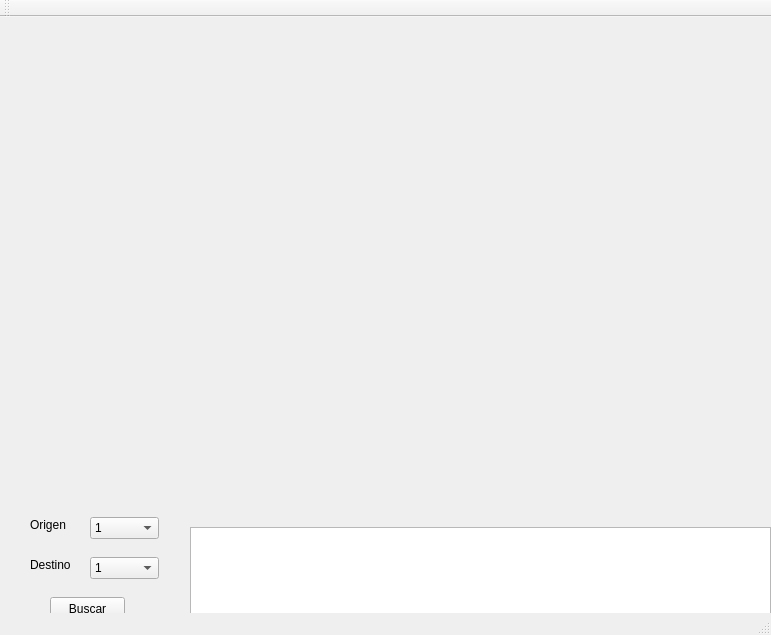
<?xml version="1.0" encoding="UTF-8"?>
<ui version="4.0">
 <class>Colectivos</class>
 <widget class="QMainWindow" name="Colectivos">
  <property name="enabled">
   <bool>true</bool>
  </property>
  <property name="geometry">
   <rect>
    <x>0</x>
    <y>0</y>
    <width>771</width>
    <height>635</height>
   </rect>
  </property>
  <property name="acceptDrops">
   <bool>false</bool>
  </property>
  <property name="windowTitle">
   <string>ComoLlego</string>
  </property>
  <property name="windowIcon">
   <iconset resource="mapa.qrc">
    <normaloff>:/52258550-icono-de-autob-s-bot-n-redondo-de-color-negro-brillante.jpg</normaloff>:/52258550-icono-de-autob-s-bot-n-redondo-de-color-negro-brillante.jpg</iconset>
  </property>
  <widget class="QWidget" name="centralWidget">
   <property name="enabled">
    <bool>true</bool>
   </property>
   <widget class="QLabel" name="label">
    <property name="geometry">
     <rect>
      <x>10</x>
      <y>10</y>
      <width>771</width>
      <height>491</height>
     </rect>
    </property>
    <property name="text">
     <string/>
    </property>
    <property name="pixmap">
     <pixmap resource="mapa.qrc">:/mapa.bmp</pixmap>
    </property>
    <property name="scaledContents">
     <bool>true</bool>
    </property>
   </widget>
   <widget class="QComboBox" name="PuntoInicial">
    <property name="geometry">
     <rect>
      <x>90</x>
      <y>500</y>
      <width>69</width>
      <height>22</height>
     </rect>
    </property>
    <item>
     <property name="text">
      <string>1</string>
     </property>
    </item>
    <item>
     <property name="text">
      <string>2</string>
     </property>
    </item>
    <item>
     <property name="text">
      <string>3</string>
     </property>
    </item>
    <item>
     <property name="text">
      <string>4</string>
     </property>
    </item>
    <item>
     <property name="text">
      <string>5</string>
     </property>
    </item>
    <item>
     <property name="text">
      <string>6</string>
     </property>
    </item>
    <item>
     <property name="text">
      <string>7</string>
     </property>
    </item>
    <item>
     <property name="text">
      <string>8</string>
     </property>
    </item>
    <item>
     <property name="text">
      <string>9</string>
     </property>
    </item>
    <item>
     <property name="text">
      <string>10</string>
     </property>
    </item>
    <item>
     <property name="text">
      <string>11</string>
     </property>
    </item>
    <item>
     <property name="text">
      <string>12</string>
     </property>
    </item>
    <item>
     <property name="text">
      <string>13</string>
     </property>
    </item>
    <item>
     <property name="text">
      <string>14</string>
     </property>
    </item>
    <item>
     <property name="text">
      <string>15</string>
     </property>
    </item>
    <item>
     <property name="text">
      <string>16</string>
     </property>
    </item>
    <item>
     <property name="text">
      <string>17</string>
     </property>
    </item>
    <item>
     <property name="text">
      <string>18</string>
     </property>
    </item>
    <item>
     <property name="text">
      <string>19</string>
     </property>
    </item>
    <item>
     <property name="text">
      <string>20</string>
     </property>
    </item>
    <item>
     <property name="text">
      <string>21</string>
     </property>
    </item>
    <item>
     <property name="text">
      <string>22</string>
     </property>
    </item>
    <item>
     <property name="text">
      <string>23</string>
     </property>
    </item>
    <item>
     <property name="text">
      <string>24</string>
     </property>
    </item>
    <item>
     <property name="text">
      <string>25</string>
     </property>
    </item>
    <item>
     <property name="text">
      <string>26</string>
     </property>
    </item>
    <item>
     <property name="text">
      <string>27</string>
     </property>
    </item>
    <item>
     <property name="text">
      <string>28</string>
     </property>
    </item>
    <item>
     <property name="text">
      <string>29</string>
     </property>
    </item>
    <item>
     <property name="text">
      <string>30</string>
     </property>
    </item>
    <item>
     <property name="text">
      <string>31</string>
     </property>
    </item>
   </widget>
   <widget class="QLabel" name="label_2">
    <property name="geometry">
     <rect>
      <x>30</x>
      <y>500</y>
      <width>51</width>
      <height>16</height>
     </rect>
    </property>
    <property name="text">
     <string>Origen</string>
    </property>
   </widget>
   <widget class="QLabel" name="label_3">
    <property name="geometry">
     <rect>
      <x>30</x>
      <y>540</y>
      <width>51</width>
      <height>16</height>
     </rect>
    </property>
    <property name="text">
     <string>Destino</string>
    </property>
   </widget>
   <widget class="QComboBox" name="PuntoFinal">
    <property name="geometry">
     <rect>
      <x>90</x>
      <y>540</y>
      <width>69</width>
      <height>22</height>
     </rect>
    </property>
    <item>
     <property name="text">
      <string>1</string>
     </property>
    </item>
    <item>
     <property name="text">
      <string>2</string>
     </property>
    </item>
    <item>
     <property name="text">
      <string>3</string>
     </property>
    </item>
    <item>
     <property name="text">
      <string>4</string>
     </property>
    </item>
    <item>
     <property name="text">
      <string>5</string>
     </property>
    </item>
    <item>
     <property name="text">
      <string>6</string>
     </property>
    </item>
    <item>
     <property name="text">
      <string>7</string>
     </property>
    </item>
    <item>
     <property name="text">
      <string>8</string>
     </property>
    </item>
    <item>
     <property name="text">
      <string>9</string>
     </property>
    </item>
    <item>
     <property name="text">
      <string>10</string>
     </property>
    </item>
    <item>
     <property name="text">
      <string>11</string>
     </property>
    </item>
    <item>
     <property name="text">
      <string>12</string>
     </property>
    </item>
    <item>
     <property name="text">
      <string>13</string>
     </property>
    </item>
    <item>
     <property name="text">
      <string>14</string>
     </property>
    </item>
    <item>
     <property name="text">
      <string>15</string>
     </property>
    </item>
    <item>
     <property name="text">
      <string>16</string>
     </property>
    </item>
    <item>
     <property name="text">
      <string>17</string>
     </property>
    </item>
    <item>
     <property name="text">
      <string>18</string>
     </property>
    </item>
    <item>
     <property name="text">
      <string>19</string>
     </property>
    </item>
    <item>
     <property name="text">
      <string>20</string>
     </property>
    </item>
    <item>
     <property name="text">
      <string>21</string>
     </property>
    </item>
    <item>
     <property name="text">
      <string>22</string>
     </property>
    </item>
    <item>
     <property name="text">
      <string>23</string>
     </property>
    </item>
    <item>
     <property name="text">
      <string>24</string>
     </property>
    </item>
    <item>
     <property name="text">
      <string>25</string>
     </property>
    </item>
    <item>
     <property name="text">
      <string>26</string>
     </property>
    </item>
    <item>
     <property name="text">
      <string>27</string>
     </property>
    </item>
    <item>
     <property name="text">
      <string>28</string>
     </property>
    </item>
    <item>
     <property name="text">
      <string>29</string>
     </property>
    </item>
    <item>
     <property name="text">
      <string>30</string>
     </property>
    </item>
    <item>
     <property name="text">
      <string>31</string>
     </property>
    </item>
   </widget>
   <widget class="QTextBrowser" name="Texto">
    <property name="geometry">
     <rect>
      <x>190</x>
      <y>510</y>
      <width>581</width>
      <height>111</height>
     </rect>
    </property>
   </widget>
   <widget class="QPushButton" name="Calcular">
    <property name="geometry">
     <rect>
      <x>50</x>
      <y>580</y>
      <width>75</width>
      <height>23</height>
     </rect>
    </property>
    <property name="text">
     <string>Buscar</string>
    </property>
   </widget>
  </widget>
  <widget class="QMenuBar" name="menuBar">
   <property name="geometry">
    <rect>
     <x>0</x>
     <y>0</y>
     <width>771</width>
     <height>17</height>
    </rect>
   </property>
  </widget>
  <widget class="QToolBar" name="mainToolBar">
   <attribute name="toolBarArea">
    <enum>TopToolBarArea</enum>
   </attribute>
   <attribute name="toolBarBreak">
    <bool>false</bool>
   </attribute>
  </widget>
  <widget class="QStatusBar" name="statusBar"/>
 </widget>
 <layoutdefault spacing="6" margin="11"/>
 <resources>
  <include location="mapa.qrc"/>
 </resources>
 <connections/>
</ui>
